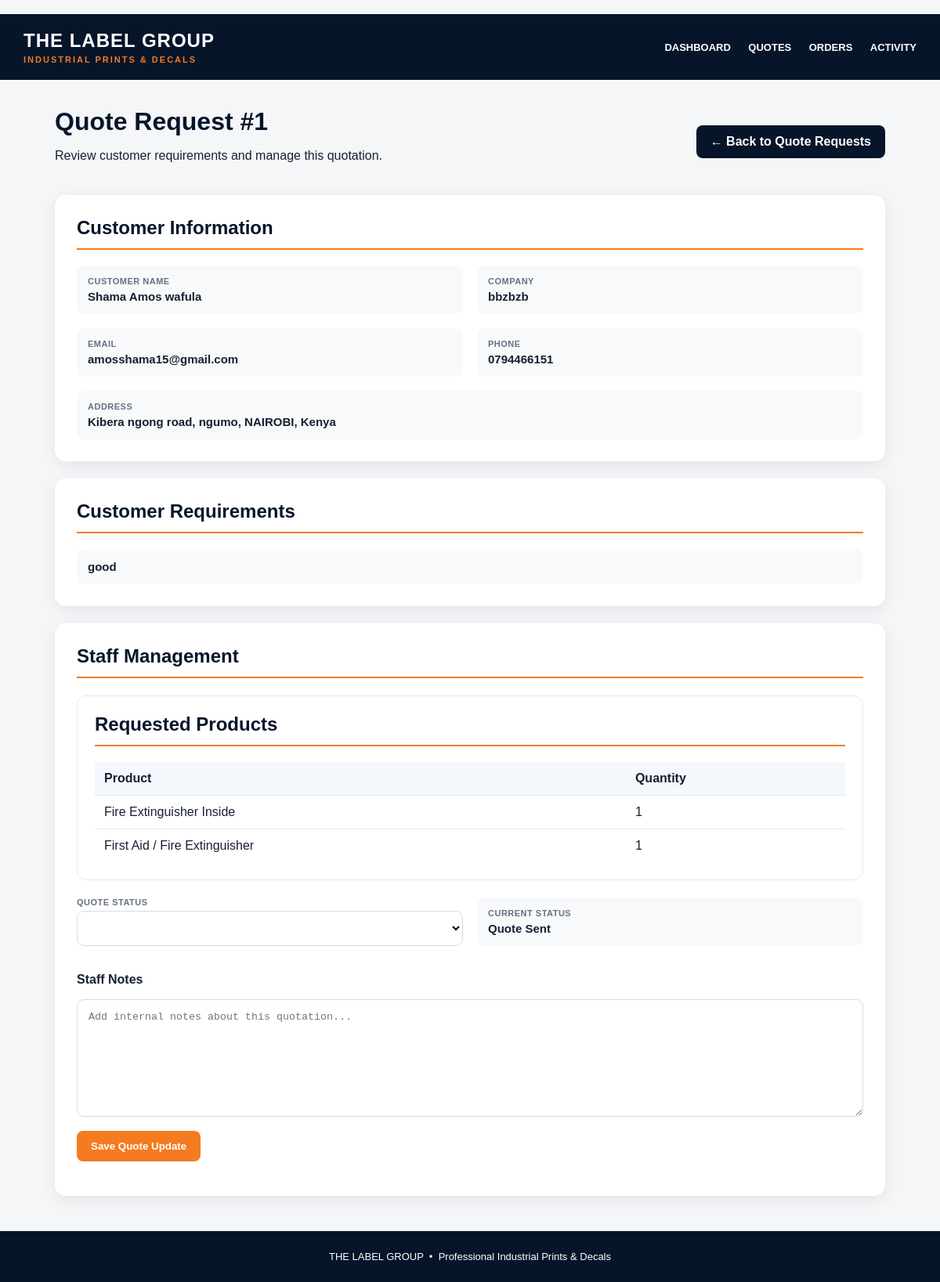
/staff/quotes/1/ (signed in), run on the app's committed database.
### products/models.py (models this page shows, shortened)
class QuoteRequest(models.Model):
    STATUS_CHOICES = [
        ("new", "New"),
        ("reviewing", "Being Reviewed"),
        ("quoted", "Quote Sent"),
        ("approved", "Approved"),
        ("in_production", "In Production"),
        ("completed", "Completed"),
        ("cancelled", "Cancelled"),
    ]
    customer_name = models.CharField(
        max_length=200
    )
    company_name = models.CharField(
        max_length=200,
        blank=True
    )
    customer_email = models.EmailField()
    customer_phone = models.CharField(
        max_length=50
    )
    street_address = models.CharField(
        max_length=255,
        blank=True
    )
    address_continued = models.CharField(
        max_length=255,
        blank=True
    )
    city = models.CharField(
        max_length=100,
        blank=True
    )
    state = models.CharField(
        max_length=100,
        blank=True
    )
    postal_code = models.CharField(
        max_length=30,
        blank=True
    )
    country = models.CharField(
        max_length=100,
        blank=True
    )
    requirements = models.TextField(
        blank=True
    )
    uploaded_file = models.FileField(
        upload_to="quote_requests/",
        blank=True,
        null=True
    )
    status = models.CharField(
        max_length=30,
        choices=STATUS_CHOICES,
        default="new"
    )
    staff_notes = models.TextField(
        blank=True
    )
    created_at = models.DateTimeField(
        auto_now_add=True
    )
    updated_at = models.DateTimeField(
        auto_now=True
    )

class QuoteRequestItem(models.Model):
    quote_request = models.ForeignKey(
        QuoteRequest,
        on_delete=models.CASCADE,
        related_name="items"
    )
    product = models.ForeignKey(
        Product,
        on_delete=models.PROTECT,
        related_name="quote_request_items"
    )
    product_name = models.CharField(
        max_length=200
    )
    product_code = models.CharField(
        max_length=50,
        blank=True
    )
    quantity = models.PositiveIntegerField(
        default=1
    )

class Product(models.Model):
    CATEGORY_CHOICES = [
        ("decals", "Decals"),
        ("stickers", "Stickers"),
        ("reflective", "Reflective Products"),
        ("custom", "Custom Products"),
        ("other", "Other"),
    ]
    INDUSTRY_CHOICES = [
        ("truck_motor_car", "Truck / Motor / Car Decals"),
        ("government", "Government Contractor Decals"),
        ("pool", "Pool Decals"),
        ("construction", "Construction Decals"),
        ("waste", "Waste Company Decals"),
    ]
    MATERIAL_CHOICES = [
        ("vinyl", "Vinyl"),
        ("paper", "Paper"),
        ("mylar", "Mylar"),
        ("polystyrene", "Polystyrene"),
        ("other", "Other / Specify in Notes"),
    ]
    SHAPE_CHOICES = [
        ("rectangle", "Rectangle"),
        ("square", "Square"),
        ("circle", "Circle"),
        ("oval", "Oval"),
        ("custom", "Custom / Die-cut"),
    ]
    FINISH_CHOICES = [
        ("gloss", "Gloss"),
        ("matte", "Matte"),
        ("satin", "Satin"),
        ("clear", "Clear"),
        ("other", "Other / Specify in Notes"),
    ]
    PRINTING_METHOD_CHOICES = [
        ("full_color", "Full Color"),
        ("black_white", "Black & White"),
        ("single_sided", "Single-Sided"),
        ("double_sided", "Double-Sided"),
        ("digital", "Digital Printing"),
        ("screen", "Screen Printing"),
    ]
    ADHESIVE_CHOICES = [
        ("permanent", "Permanent"),
        ("removable", "Removable"),
        ("indoor", "Indoor"),
        ("outdoor", "Outdoor"),
        ("not_applicable", "Not Applicable"),
    ]
    PRODUCT_NAME_CHOICES = [
        ("bag_tag", "Bag & Tag Sticker"),
        ("container_decal", "Container Identification Decal"),
        ("dumpster_decal", "Dumpster Identification Decal"),
        ("baler_decal", "Baler Decal"),
        ("compactor_decal", "Compactor Decal"),
        ("rolloff_decal", "Rolloff Decal"),
        ("recycling_label", "Recycling Label"),
        ("truck_decal", "Truck Decal"),
        ("fleet_decal", "Fleet Decal"),
        ("yard_waste_label", "Yard Waste Label"),
        ("safety_decal", "Safety & Compliance Decal"),
        ("reflective_label", "Reflective Label"),
        ("facility_sign", "Facility Sign"),
        ("food_waste_label", "Food Waste Label"),
        ("medical_waste_label", "Medical Waste Label"),
        ("portable_toilet_decal", "Portable Toilet Decal"),
        ("custom_label", "Custom Label"),
        ("other", "Other / New Product"),
    ]
    name = models.CharField(
        max_length=200
    )
    product_code = models.CharField(
        max_length=50,
        blank=True
    )
    product_type = models.CharField(
        max_length=100,
        choices=PRODUCT_NAME_CHOICES,
        default="other"
    )
    slug = models.SlugField(
        unique=True
    )
    description = models.TextField(
        blank=True
    )
    category = models.CharField(
        max_length=100,
        choices=CATEGORY_CHOICES,
        default="other"
    )
    industry = models.CharField(
        max_length=100,
        choices=INDUSTRY_CHOICES,
        default="waste"
    )
    brand = models.CharField(
        max_length=100,
        blank=True
    )
    price = models.DecimalField(
        max_digits=10,
        decimal_places=2,
        blank=True,
        null=True
    )
    discount_price = models.DecimalField(
        max_digits=10,
        decimal_places=2,
        blank=True,
        null=True
    )
    image = models.ImageField(
        upload_to="products/",
        blank=True,
        null=True
    )
    stock = models.PositiveIntegerField(
        default=0
    )
    material = models.CharField(
        max_length=100,
        choices=MATERIAL_CHOICES,
        blank=True
    )
    finish = models.CharField(
        max_length=100,
        choices=FINISH_CHOICES,
        blank=True
    )
    shape = models.CharField(
        max_length=100,
        choices=SHAPE_CHOICES,
        blank=True
    )
    printing_method = models.CharField(
        max_length=100,
        choices=PRINTING_METHOD_CHOICES,
        blank=True
    )
    adhesive = models.CharField(
        max_length=100,
        choices=ADHESIVE_CHOICES,
        blank=True
    )
    is_custom = models.BooleanField(
        default=False
    )
    is_available = models.BooleanField(
        default=True
    )
    is_featured = models.BooleanField(
        default=False
    )
    created_at = models.DateTimeField(
        auto_now_add=True
    )
    updated_at = models.DateTimeField(
        auto_now=True
    )
    def __str__(self):
        return self.name

### staff/views.py (the view, shortened to what this page needs)
    @login_required(login_url="staff_login")
    def wrapper(request, *args, **kwargs):
        if request.user.is_superuser:
            return view_func(request, *args, **kwargs)

### products/context_processors.py (called while the page is built)
def site_settings(request):
    return {"site_settings": SiteSettings.get_settings()}

### products/models.py (called while the page is built)
    @classmethod
    def get_settings(cls):
        obj = cls.objects.first()
        if not obj:
            obj = cls.objects.create(
                company_name="THE LABEL GROUP",
                tagline="INDUSTRIAL PRINTS & DECALS"
            )
        return obj

### staff/views.py (called while the page is built, shortened)
def staff_required(view_func):
    @login_required(login_url="staff_login")
    def wrapper(request, *args, **kwargs):
        if request.user.is_superuser:
            return view_func(request, *args, **kwargs)
    return wrapper

@staff_required
def staff_quote_detail(request, pk):
    from django.shortcuts import get_object_or_404
    from products.models import QuoteRequest
    quote = get_object_or_404(QuoteRequest, pk=pk)
    return render(request, "staff/quote_detail.html", {
        "quote": quote,
        "quote_id": quote.pk,
    })

### templates/staff/quote_detail.html (shortened to what this page needs)
﻿<!DOCTYPE html>
<html lang="en">
<head>
</head>
<body>
<header class="header">
<div class="brand">THE LABEL GROUP<span>INDUSTRIAL PRINTS &amp; DECALS</span></div>
<nav class="nav">
<a href="/staff/">DASHBOARD</a>
<a href="/staff/quotes/">QUOTES</a>
<a href="/staff/orders/">ORDERS</a>
<a href="/staff/activity-log/">ACTIVITY</a>
</nav>
</header>
<main class="container">
<div class="heading">
<div>
<h1>Quote Request #{{ quote.id }}</h1>
<p>Review customer requirements and manage this quotation.</p>
</div>
<a class="btn dark" href="/staff/quotes/">← Back to Quote Requests</a>
</div>
<div class="card">
<h2>Customer Information</h2>
<div class="grid">
<div class="field"><div class="label">Customer Name</div><div class="value">{{ quote.customer_name|default:"—" }}</div></div>
<div class="field"><div class="label">Company</div><div class="value">{{ quote.company_name|default:"—" }}</div></div>
<div class="field"><div class="label">Email</div><div class="value">{{ quote.customer_email|default:"—" }}</div></div>
<div class="field"><div class="label">Phone</div><div class="value">{{ quote.customer_phone|default:"—" }}</div></div>
<div class="field full"><div class="label">Address</div><div class="value">{{ quote.street_address|default:"" }} {{ quote.address_continued|default:"" }}{% if quote.city %}, {{ quote.city }}{% endif %}{% if quote.state %}, {{ quote.state }}{% endif %}{% if quote.postal_code %}, {{ quote.postal_code }}{% endif %}{% if quote.country %}, {{ quote.country }}{% endif %}</div></div>
</div>
</div>
<div class="card">
<h2>Customer Requirements</h2>
<div class="field">
<div class="value">{{ quote.requirements|default:"No specific requirements were provided."|linebreaksbr }}</div>
</div>
</div>
<div class="card">
<h2>Staff Management</h2>
<section style="background:#fff;border:1px solid #e2e8f0;border-radius:12px;padding:22px;margin:22px 0;">
  <h2>Requested Products</h2>
  {% if quote.items.all %}
    <div style="overflow-x:auto;">
      <table style="width:100%;border-collapse:collapse;">
        <thead>
          <tr style="text-align:left;background:#f4f7fb;">
            <th style="padding:12px;">Product</th>
            <th style="padding:12px;">Quantity</th>
          </tr>
        </thead>
        <tbody>
          {% for item in quote.items.all %}
          <tr style="border-top:1px solid #e2e8f0;">
            <td style="padding:12px;">{{ item.product }}</td>
            <td style="padding:12px;">{{ item.quantity|default:"?" }}</td>
          </tr>
          {% empty %}
          <tr><td colspan="2" style="padding:12px;">No linked products were saved with this request.</td></tr>
          {% endfor %}
        </tbody>
      </table>
    </div>
  {% else %}
    <p>Product line items may not have been attached to this quotation.</p>
  {% endif %}
</section>
<form method="post">
<div class="grid">
<div>
<div class="label">Quote Status</div>
<select name="status">
</select>
</div>
<div class="field">
<div class="label">Current Status</div>
<div class="value">{{ quote.get_status_display }}</div>
</div>
</div>
<br>
<p><strong>Staff Notes</strong></p>
<textarea name="staff_notes" placeholder="Add internal notes about this quotation...">{{ quote.staff_notes }}</textarea>
<br><br>
<button class="btn orange" type="submit">Save Quote Update</button>
</form>
</div>
</main>
<footer class="footer">THE LABEL GROUP &nbsp;•&nbsp; Professional Industrial Prints &amp; Decals</footer>
</body>
</html>

### templates/staff/quote_detail.html (style rules this page uses)
* { box-sizing:border-box }
body { margin:0;font-family:Arial,Helvetica,sans-serif;background:#f4f6f8;color:#172033 }
.header { background:#06152a;color:#fff;padding:20px 30px;display:flex;align-items:center;justify-content:space-between;gap:20px }
.brand { font-size:24px;font-weight:900;letter-spacing:1px }
.brand span { display:block;font-size:11px;color:#f47b20;letter-spacing:2px;margin-top:4px }
.nav a { color:#fff;text-decoration:none;margin-left:18px;font-size:13px;font-weight:700 }
.container { max-width:1100px;margin:35px auto;padding:0 20px }
.heading { display:flex;justify-content:space-between;align-items:center;gap:15px;margin-bottom:25px }
h1 { margin:0;color:#06152a;font-size:32px }
.card { background:#fff;border-radius:14px;box-shadow:0 5px 20px rgba(6,21,42,.08);padding:28px;margin-bottom:22px }
.card h2 { margin:0 0 20px;color:#06152a;border-bottom:2px solid #f47b20;padding-bottom:12px }
.grid { display:grid;grid-template-columns:repeat(2,1fr);gap:18px }
.field { background:#f8f9fb;padding:14px;border-radius:9px }
.label { font-size:11px;font-weight:800;color:#667085;text-transform:uppercase;letter-spacing:.5px;margin-bottom:5px }
.value { font-size:15px;font-weight:600;word-break:break-word }
.full { grid-column:1/-1 }
textarea { width:100%;min-height:150px;padding:14px;border:1px solid #d5dae2;border-radius:9px;resize:vertical }
select { width:100%;padding:13px;border:1px solid #d5dae2;border-radius:9px;background:#fff }
.btn { display:inline-block;padding:12px 18px;border-radius:8px;text-decoration:none;border:0;font-weight:800;cursor:pointer }
.orange { background:#f47b20;color:#fff }
.dark { background:#06152a;color:#fff }
.footer { margin-top:45px;background:#06152a;color:#fff;text-align:center;padding:25px;font-size:13px }

### data on the page
QuoteRequest: id "1", customer_name "Shama Amos wafula", company_name "bbzbzb", customer_email "amosshama15@gmail.com", customer_phone "0794466151", street_address "Kibera", address_continued "ngong road", city "ngumo", postal_code "NAIROBI", country "Kenya", requirements "good", status "Quote Sent"
QuoteRequestItem: product "Fire Extinguisher Inside", quantity "1"
QuoteRequestItem: product "First Aid / Fire Extinguisher", quantity "1"
